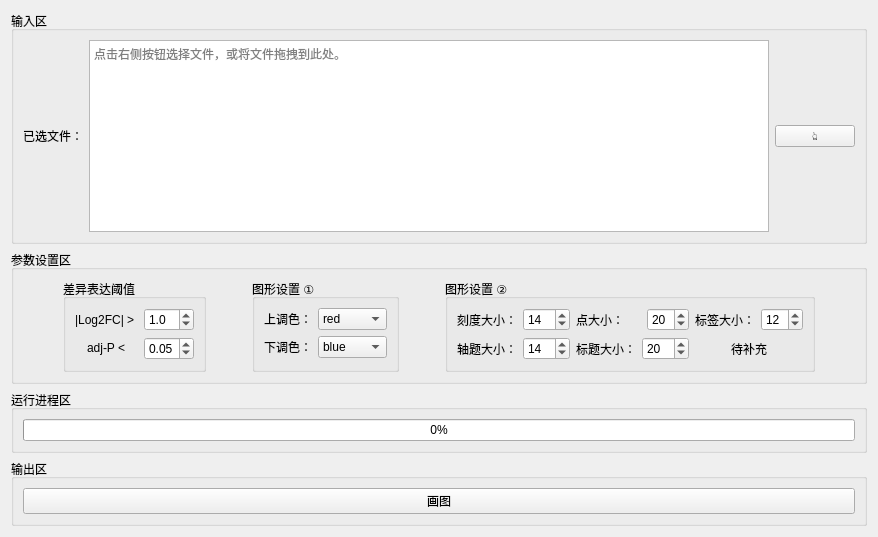
         <widget class="QWidget" name="volcano">
          <attribute name="title">
           <string>火山(volcano)图</string>
          </attribute>
          <layout class="QVBoxLayout" name="verticalLayout_38">
           <item>
            <widget class="QGroupBox" name="groupBox_20">
             <property name="title">
              <string>输入区</string>
             </property>
             <layout class="QVBoxLayout" name="verticalLayout_6">
              <item>
               <layout class="QHBoxLayout" name="horizontalLayout_20">
                <item>
                 <widget class="QLabel" name="label_28">
                  <property name="text">
                   <string>已选文件：</string>
                  </property>
                 </widget>
                </item>
                <item>
                 <widget class="QTextBrowser" name="vol_file">
                  <property name="verticalScrollBarPolicy">
                   <enum>Qt::ScrollBarAlwaysOff</enum>
                  </property>
                  <property name="placeholderText">
                   <string>点击右侧按钮选择文件，或将文件拖拽到此处。</string>
                  </property>
                 </widget>
                </item>
                <item>
                 <widget class="QPushButton" name="sel_vol_file">
                  <property name="text">
                   <string>👆</string>
                  </property>
                 </widget>
                </item>
               </layout>
              </item>
             </layout>
            </widget>
           </item>
           <item>
            <widget class="QGroupBox" name="groupBox_21">
             <property name="title">
              <string>参数设置区</string>
             </property>
             <layout class="QHBoxLayout" name="horizontalLayout_28">
              <item>
               <spacer name="horizontalSpacer_7">
                <property name="orientation">
                 <enum>Qt::Horizontal</enum>
                </property>
                <property name="sizeHint" stdset="0">
                 <size>
                  <width>40</width>
                  <height>20</height>
                 </size>
                </property>
               </spacer>
              </item>
              <item>
               <widget class="QGroupBox" name="groupBox_22">
                <property name="title">
                 <string>差异表达阈值</string>
                </property>
                <layout class="QVBoxLayout" name="verticalLayout_7">
                 <item>
                  <layout class="QHBoxLayout" name="horizontalLayout_21">
                   <item>
                    <widget class="QLabel" name="label_23">
                     <property name="text">
                      <string>|Log2FC| &gt; </string>
                     </property>
                    </widget>
                   </item>
                   <item>
                    <widget class="QDoubleSpinBox" name="log2fc">
                     <property name="maximumSize">
                      <size>
                       <width>50</width>
                       <height>16777215</height>
                      </size>
                     </property>
                     <property name="decimals">
                      <number>1</number>
                     </property>
                     <property name="singleStep">
                      <double>0.100000000000000</double>
                     </property>
                     <property name="value">
                      <double>1.000000000000000</double>
                     </property>
                    </widget>
                   </item>
                  </layout>
                 </item>
                 <item>
                  <layout class="QHBoxLayout" name="horizontalLayout_22">
                   <item alignment="Qt::AlignHCenter">
                    <widget class="QLabel" name="label_24">
                     <property name="text">
                      <string>adj-P &lt;</string>
                     </property>
                    </widget>
                   </item>
                   <item>
                    <widget class="QDoubleSpinBox" name="adjp">
                     <property name="maximumSize">
                      <size>
                       <width>50</width>
                       <height>16777215</height>
                      </size>
                     </property>
                     <property name="decimals">
                      <number>2</number>
                     </property>
                     <property name="singleStep">
                      <double>0.010000000000000</double>
                     </property>
                     <property name="value">
                      <double>0.050000000000000</double>
                     </property>
                    </widget>
                   </item>
                  </layout>
                 </item>
                </layout>
               </widget>
              </item>
              <item>
               <spacer name="horizontalSpacer_8">
                <property name="orientation">
                 <enum>Qt::Horizontal</enum>
                </property>
                <property name="sizeHint" stdset="0">
                 <size>
                  <width>40</width>
                  <height>20</height>
                 </size>
                </property>
               </spacer>
              </item>
              <item>
               <widget class="QGroupBox" name="groupBox_23">
                <property name="minimumSize">
                 <size>
                  <width>130</width>
                  <height>0</height>
                 </size>
                </property>
                <property name="title">
                 <string>图形设置 ①</string>
                </property>
                <layout class="QVBoxLayout" name="verticalLayout_8">
                 <item>
                  <layout class="QHBoxLayout" name="horizontalLayout_23">
                   <item>
                    <widget class="QLabel" name="label_29">
                     <property name="text">
                      <string>上调色：</string>
                     </property>
                    </widget>
                   </item>
                   <item>
                    <widget class="QComboBox" name="up_color">
                     <property name="currentText">
                      <string>red</string>
                     </property>
                     <item>
                      <property name="text">
                       <string>red</string>
                      </property>
                     </item>
                     <item>
                      <property name="text">
                       <string>blue</string>
                      </property>
                     </item>
                     <item>
                      <property name="text">
                       <string>yellow</string>
                      </property>
                     </item>
                     <item>
                      <property name="text">
                       <string>green</string>
                      </property>
                     </item>
                     <item>
                      <property name="text">
                       <string>orange</string>
                      </property>
                     </item>
                     <item>
                      <property name="text">
                       <string>purple</string>
                      </property>
                     </item>
                    </widget>
                   </item>
                  </layout>
                 </item>
                 <item>
                  <layout class="QHBoxLayout" name="horizontalLayout_24">
                   <item alignment="Qt::AlignHCenter">
                    <widget class="QLabel" name="label_30">
                     <property name="text">
                      <string>下调色：</string>
                     </property>
                    </widget>
                   </item>
                   <item>
                    <widget class="QComboBox" name="down_color">
                     <property name="currentText">
                      <string>blue</string>
                     </property>
                     <item>
                      <property name="text">
                       <string>blue</string>
                      </property>
                     </item>
                     <item>
                      <property name="text">
                       <string>red</string>
                      </property>
                     </item>
                     <item>
                      <property name="text">
                       <string>yellow</string>
                      </property>
                     </item>
                     <item>
                      <property name="text">
                       <string>green</string>
                      </property>
                     </item>
                     <item>
                      <property name="text">
                       <string>orange</string>
                      </property>
                     </item>
                     <item>
                      <property name="text">
                       <string>purple</string>
                      </property>
                     </item>
                    </widget>
                   </item>
                  </layout>
                 </item>
                </layout>
               </widget>
              </item>
              <item>
               <spacer name="horizontalSpacer_9">
                <property name="orientation">
                 <enum>Qt::Horizontal</enum>
                </property>
                <property name="sizeHint" stdset="0">
                 <size>
                  <width>40</width>
                  <height>20</height>
                 </size>
                </property>
               </spacer>
              </item>
              <item>
               <widget class="QGroupBox" name="groupBox_24">
                <property name="title">
                 <string>图形设置 ②</string>
                </property>
                <layout class="QGridLayout" name="gridLayout">
                 <item row="0" column="0">
                  <layout class="QHBoxLayout" name="horizontalLayout_25">
                   <item>
                    <widget class="QLabel" name="label_33">
                     <property name="text">
                      <string>刻度大小：</string>
                     </property>
                    </widget>
                   </item>
                   <item>
                    <widget class="QDoubleSpinBox" name="numsize">
                     <property name="maximumSize">
                      <size>
                       <width>50</width>
                       <height>16777215</height>
                      </size>
                     </property>
                     <property name="decimals">
                      <number>0</number>
                     </property>
                     <property name="singleStep">
                      <double>1.000000000000000</double>
                     </property>
                     <property name="value">
                      <double>14.000000000000000</double>
                     </property>
                    </widget>
                   </item>
                  </layout>
                 </item>
                 <item row="1" column="0">
                  <layout class="QHBoxLayout" name="horizontalLayout_26">
                   <item alignment="Qt::AlignHCenter">
                    <widget class="QLabel" name="label_34">
                     <property name="text">
                      <string>轴题大小：</string>
                     </property>
                    </widget>
                   </item>
                   <item>
                    <widget class="QDoubleSpinBox" name="axissize">
                     <property name="maximumSize">
                      <size>
                       <width>50</width>
                       <height>16777215</height>
                      </size>
                     </property>
                     <property name="decimals">
                      <number>0</number>
                     </property>
                     <property name="singleStep">
                      <double>1.000000000000000</double>
                     </property>
                     <property name="value">
                      <double>14.000000000000000</double>
                     </property>
                    </widget>
                   </item>
                  </layout>
                 </item>
                 <item row="0" column="1">
                  <layout class="QHBoxLayout" name="horizontalLayout_27">
                   <item>
                    <widget class="QLabel" name="label_38">
                     <property name="text">
                      <string>点大小：</string>
                     </property>
                    </widget>
                   </item>
                   <item>
                    <widget class="QDoubleSpinBox" name="dotsize">
                     <property name="maximumSize">
                      <size>
                       <width>42</width>
                       <height>16777215</height>
                      </size>
                     </property>
                     <property name="decimals">
                      <number>0</number>
                     </property>
                     <property name="singleStep">
                      <double>1.000000000000000</double>
                     </property>
                     <property name="value">
                      <double>20.000000000000000</double>
                     </property>
                    </widget>
                   </item>
                  </layout>
                 </item>
                 <item row="1" column="1">
                  <layout class="QHBoxLayout" name="horizontalLayout_31">
                   <item alignment="Qt::AlignHCenter">
                    <widget class="QLabel" name="label_35">
                     <property name="text">
                      <string>标题大小：</string>
                     </property>
                    </widget>
                   </item>
                   <item>
                    <widget class="QDoubleSpinBox" name="titlesize">
                     <property name="maximumSize">
                      <size>
                       <width>50</width>
                       <height>16777215</height>
                      </size>
                     </property>
                     <property name="decimals">
                      <number>0</number>
                     </property>
                     <property name="singleStep">
                      <double>1.000000000000000</double>
                     </property>
                     <property name="value">
                      <double>20.000000000000000</double>
                     </property>
                    </widget>
                   </item>
                  </layout>
                 </item>
                 <item row="0" column="2">
                  <layout class="QHBoxLayout" name="horizontalLayout_29">
                   <item>
                    <widget class="QLabel" name="label_39">
                     <property name="text">
                      <string>标签大小：</string>
                     </property>
                    </widget>
                   </item>
                   <item>
                    <widget class="QDoubleSpinBox" name="labelsize">
                     <property name="maximumSize">
                      <size>
                       <width>42</width>
                       <height>16777215</height>
                      </size>
                     </property>
                     <property name="decimals">
                      <number>0</number>
                     </property>
                     <property name="singleStep">
                      <double>1.000000000000000</double>
                     </property>
                     <property name="value">
                      <double>12.000000000000000</double>
                     </property>
                    </widget>
                   </item>
                  </layout>
                 </item>
                 <item row="1" column="2" alignment="Qt::AlignHCenter">
                  <widget class="QLabel" name="label_40">
                   <property name="text">
                    <string>待补充</string>
                   </property>
                  </widget>
                 </item>
                </layout>
               </widget>
              </item>
              <item>
               <spacer name="horizontalSpacer_11">
                <property name="orientation">
                 <enum>Qt::Horizontal</enum>
                </property>
                <property name="sizeHint" stdset="0">
                 <size>
                  <width>40</width>
                  <height>20</height>
                 </size>
                </property>
               </spacer>
              </item>
             </layout>
            </widget>
           </item>
           <item>
            <widget class="QGroupBox" name="groupBox_26">
             <property name="title">
              <string>运行进程区</string>
             </property>
             <layout class="QVBoxLayout" name="verticalLayout_9">
              <item>
               <widget class="QProgressBar" name="vp_pro">
                <property name="value">
                 <number>0</number>
                </property>
               </widget>
              </item>
             </layout>
            </widget>
           </item>
           <item>
            <widget class="QGroupBox" name="groupBox_27">
             <property name="title">
              <string>输出区</string>
             </property>
             <layout class="QHBoxLayout" name="horizontalLayout_30">
              <item>
               <widget class="QPushButton" name="plot_bu_1">
                <property name="text">
                 <string>画图</string>
                </property>
               </widget>
              </item>
             </layout>
            </widget>
           </item>
          </layout>
         </widget>
